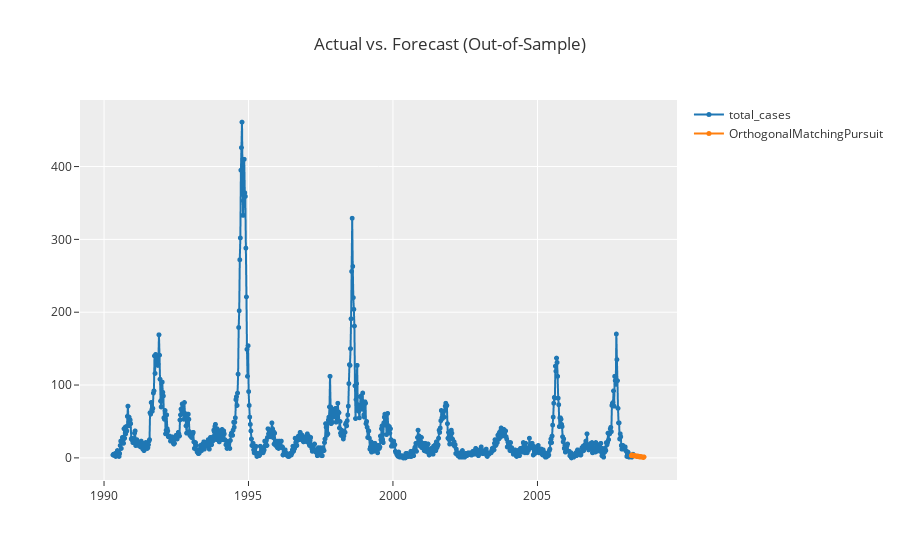

Write notebook code for a chart like this one.
### Markdown cell above
### Out-of-Sample Forecasting

### Code cell
plot_model(best, plot = 'forecast', data_kwargs = {'fh' : 24})

### Figure 1 — Plotly figure (JSON) as saved in the notebook; plotly's stock layout.template omitted (floating-point values rounded to 4 significant figures; data arrays with more than 128 entries replaced by an {"elided": "..."} marker saying what was removed)
{"data": [{"line": {"color": "rgb(31, 119, 180)", "width": 2}, "marker": {"color": "rgb(31, 119, 180)", "size": 5}, "mode": "lines+markers", "name": "total_cases", "type": "scattergl", "x": {"elided": "960 str values"}, "xaxis": "x", "y": {"elided": "960 float values"}, "yaxis": "y"}, {"line": {"color": "rgb(255, 127, 14)", "width": 2}, "marker": {"color": "rgb(255, 127, 14)", "size": 5}, "mode": "lines+markers", "name": "OrthogonalMatchingPursuit", "type": "scattergl", "x": {"elided": "960 str values"}, "xaxis": "x", "y": {"elided": "960 float values"}, "yaxis": "y"}], "layout": {"showlegend": true, "title": {"text": "Actual vs. Forecast (Out-of-Sample)"}, "xaxis": {"anchor": "y", "domain": [0, 1]}, "yaxis": {"anchor": "x", "domain": [0, 1]}}}
